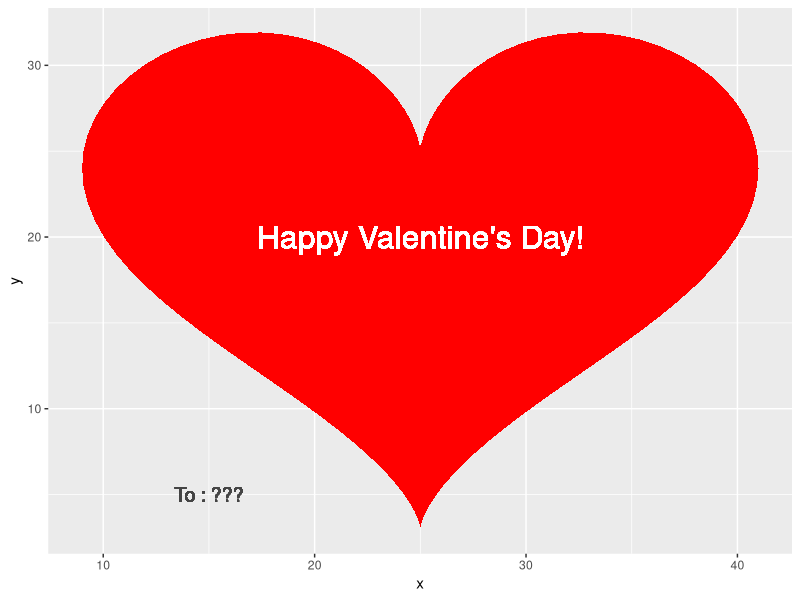

This chart was generated by the following R code:
#install.packages("ggplot2")

# Enter the name of person you love
mylove = "???"

# Load ggplot2 package
library(ggplot2)

# Create data frame
k = seq(0, 2*pi, pi/60)
mydata = data.frame(
  x = 16*sin(k)^3 +25,
  y = 13*cos(k) - 5*cos(2*k) - 2*cos(3*k) - cos(4*k) +20
)

# Generate Plot
Valentine = ggplot(data = mydata, aes(x, y)) +
  geom_polygon(aes(group = 1), fill = "red") +
  geom_text(aes(x = 25, y = 20, label = "Happy Valentine's Day!"),
            size = 8, colour = "white") +
  geom_text(aes(x = 15, y = 5, label = paste("To :", mylove)),
            size = 5, colour = "#444444")

Valentine